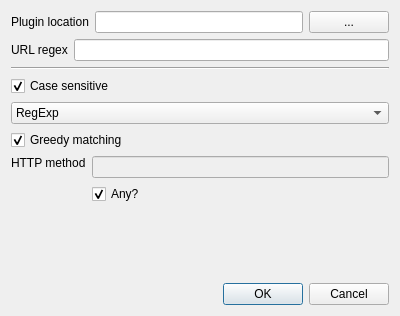
<?xml version="1.0" encoding="UTF-8"?>
<ui version="4.0">
 <class>PluginDialog</class>
 <widget class="QDialog" name="PluginDialog">
  <property name="geometry">
   <rect>
    <x>0</x>
    <y>0</y>
    <width>400</width>
    <height>316</height>
   </rect>
  </property>
  <property name="windowTitle">
   <string>Dialog</string>
  </property>
  <layout class="QVBoxLayout" name="verticalLayout_4">
   <item>
    <layout class="QHBoxLayout" name="horizontalLayout">
     <item>
      <widget class="QLabel" name="label">
       <property name="sizePolicy">
        <sizepolicy hsizetype="Minimum" vsizetype="Preferred">
         <horstretch>0</horstretch>
         <verstretch>0</verstretch>
        </sizepolicy>
       </property>
       <property name="text">
        <string>Plugin location</string>
       </property>
      </widget>
     </item>
     <item>
      <widget class="QLineEdit" name="fileLineEdit">
       <property name="sizePolicy">
        <sizepolicy hsizetype="Expanding" vsizetype="Fixed">
         <horstretch>0</horstretch>
         <verstretch>0</verstretch>
        </sizepolicy>
       </property>
      </widget>
     </item>
     <item>
      <widget class="QPushButton" name="chooseFilePushButton">
       <property name="sizePolicy">
        <sizepolicy hsizetype="Minimum" vsizetype="Fixed">
         <horstretch>0</horstretch>
         <verstretch>0</verstretch>
        </sizepolicy>
       </property>
       <property name="minimumSize">
        <size>
         <width>0</width>
         <height>0</height>
        </size>
       </property>
       <property name="text">
        <string>...</string>
       </property>
      </widget>
     </item>
    </layout>
   </item>
   <item>
    <layout class="QVBoxLayout" name="verticalLayout_3">
     <item>
      <layout class="QHBoxLayout" name="horizontalLayout_3">
       <item>
        <widget class="QLabel" name="label_3">
         <property name="text">
          <string>URL regex</string>
         </property>
        </widget>
       </item>
       <item>
        <widget class="QLineEdit" name="regexLineEdit"/>
       </item>
      </layout>
     </item>
     <item>
      <widget class="Line" name="line">
       <property name="orientation">
        <enum>Qt::Horizontal</enum>
       </property>
      </widget>
     </item>
     <item>
      <widget class="QCheckBox" name="caseSensitivyCheckBox">
       <property name="text">
        <string>Case sensitive</string>
       </property>
       <property name="checked">
        <bool>true</bool>
       </property>
      </widget>
     </item>
     <item>
      <widget class="QComboBox" name="syntaxComboBox">
       <item>
        <property name="text">
         <string>RegExp</string>
        </property>
       </item>
       <item>
        <property name="text">
         <string>RegExp2</string>
        </property>
       </item>
       <item>
        <property name="text">
         <string>Wildcard</string>
        </property>
       </item>
       <item>
        <property name="text">
         <string>WildcardUnix</string>
        </property>
       </item>
       <item>
        <property name="text">
         <string>FixedString</string>
        </property>
       </item>
       <item>
        <property name="text">
         <string>W3CXmlSchema11</string>
        </property>
       </item>
      </widget>
     </item>
     <item>
      <widget class="QCheckBox" name="greedyCheckBox">
       <property name="text">
        <string>Greedy matching</string>
       </property>
       <property name="checked">
        <bool>true</bool>
       </property>
      </widget>
     </item>
    </layout>
   </item>
   <item>
    <layout class="QHBoxLayout" name="horizontalLayout_2">
     <item>
      <layout class="QVBoxLayout" name="verticalLayout_2">
       <item>
        <widget class="QLabel" name="label_2">
         <property name="text">
          <string>HTTP method</string>
         </property>
        </widget>
       </item>
       <item>
        <spacer name="verticalSpacer">
         <property name="orientation">
          <enum>Qt::Vertical</enum>
         </property>
         <property name="sizeHint" stdset="0">
          <size>
           <width>20</width>
           <height>40</height>
          </size>
         </property>
        </spacer>
       </item>
      </layout>
     </item>
     <item>
      <layout class="QVBoxLayout" name="verticalLayout">
       <item>
        <widget class="QLineEdit" name="methodLineEdit">
         <property name="enabled">
          <bool>false</bool>
         </property>
        </widget>
       </item>
       <item>
        <widget class="QCheckBox" name="methodCheckBox">
         <property name="text">
          <string>Any?</string>
         </property>
         <property name="checked">
          <bool>true</bool>
         </property>
        </widget>
       </item>
       <item>
        <spacer name="verticalSpacer_2">
         <property name="orientation">
          <enum>Qt::Vertical</enum>
         </property>
         <property name="sizeHint" stdset="0">
          <size>
           <width>20</width>
           <height>40</height>
          </size>
         </property>
        </spacer>
       </item>
      </layout>
     </item>
    </layout>
   </item>
   <item>
    <spacer name="verticalSpacer_3">
     <property name="orientation">
      <enum>Qt::Vertical</enum>
     </property>
     <property name="sizeHint" stdset="0">
      <size>
       <width>20</width>
       <height>40</height>
      </size>
     </property>
    </spacer>
   </item>
   <item>
    <widget class="QDialogButtonBox" name="buttonBox">
     <property name="standardButtons">
      <set>QDialogButtonBox::Cancel|QDialogButtonBox::Ok</set>
     </property>
    </widget>
   </item>
  </layout>
 </widget>
 <resources/>
 <connections>
  <connection>
   <sender>buttonBox</sender>
   <signal>accepted()</signal>
   <receiver>PluginDialog</receiver>
   <slot>accept()</slot>
   <hints>
    <hint type="sourcelabel">
     <x>199</x>
     <y>291</y>
    </hint>
    <hint type="destinationlabel">
     <x>199</x>
     <y>157</y>
    </hint>
   </hints>
  </connection>
  <connection>
   <sender>buttonBox</sender>
   <signal>rejected()</signal>
   <receiver>PluginDialog</receiver>
   <slot>reject()</slot>
   <hints>
    <hint type="sourcelabel">
     <x>199</x>
     <y>291</y>
    </hint>
    <hint type="destinationlabel">
     <x>199</x>
     <y>157</y>
    </hint>
   </hints>
  </connection>
 </connections>
</ui>
